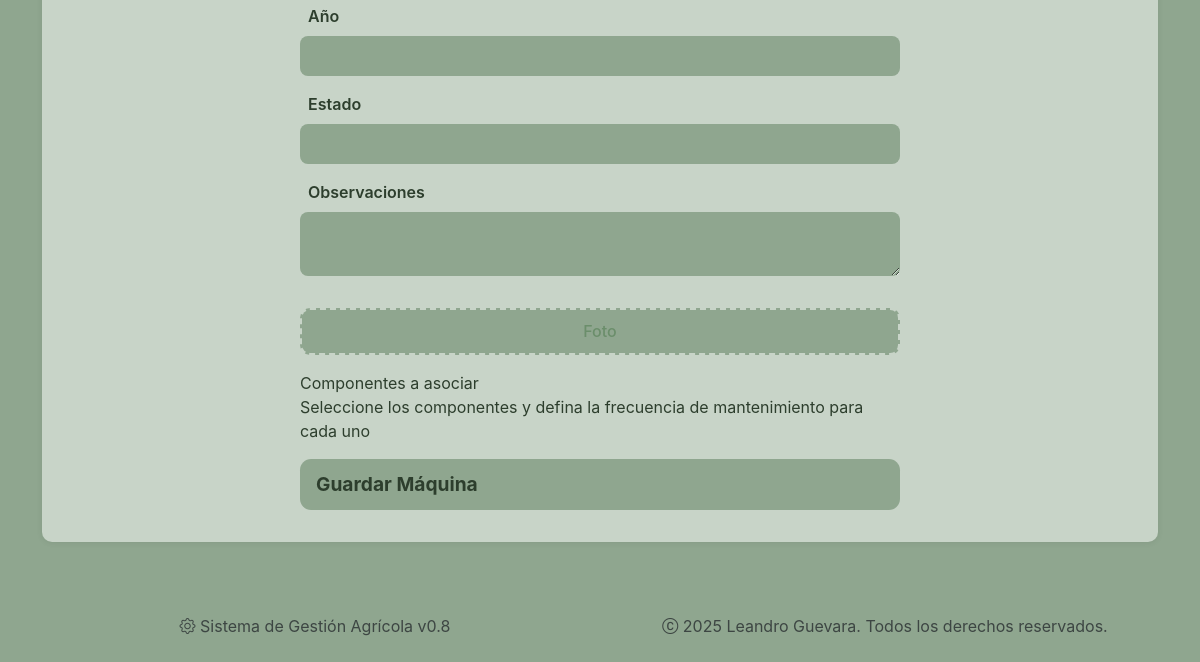
The app's page /maquina/agregar (lower part), older data.
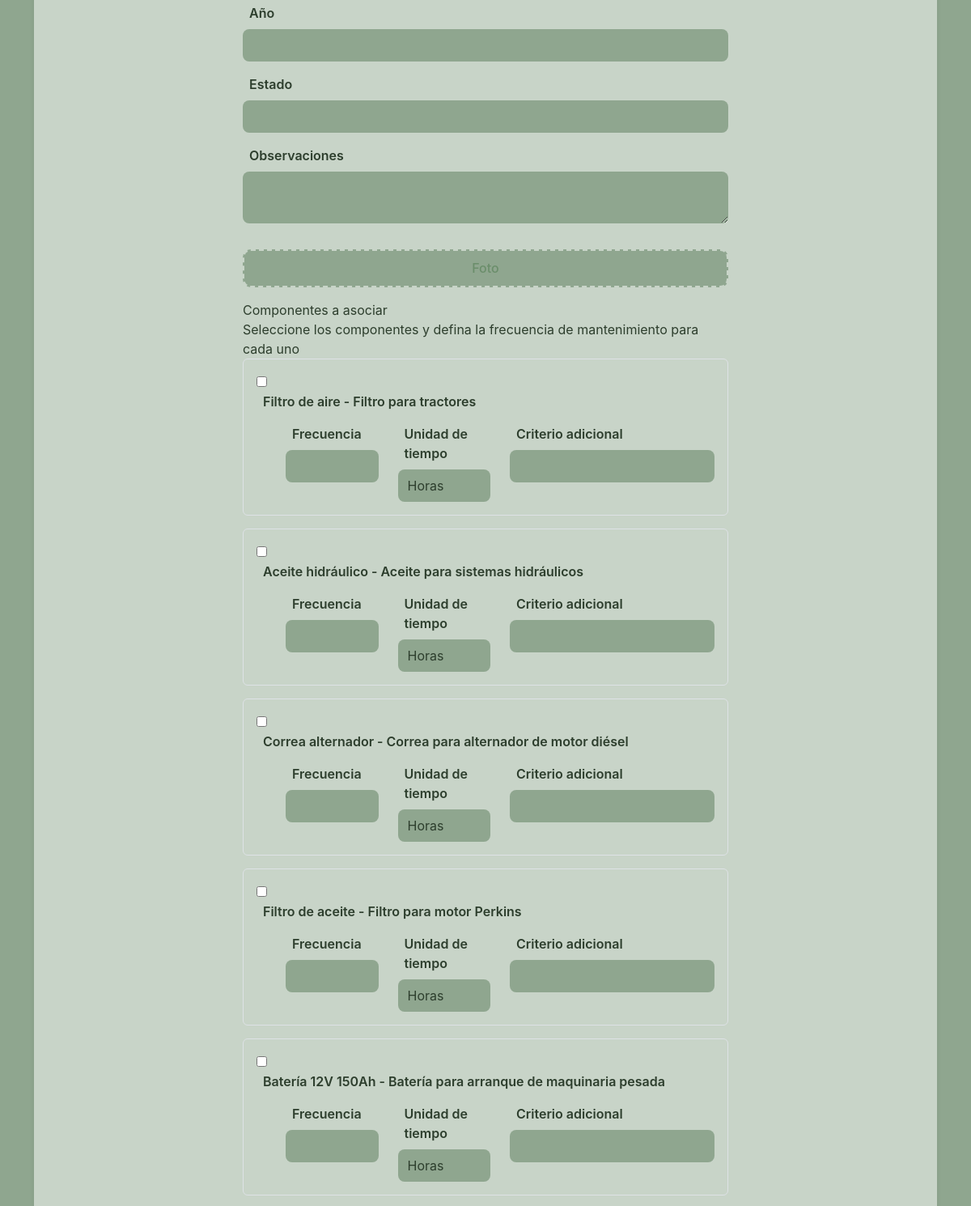
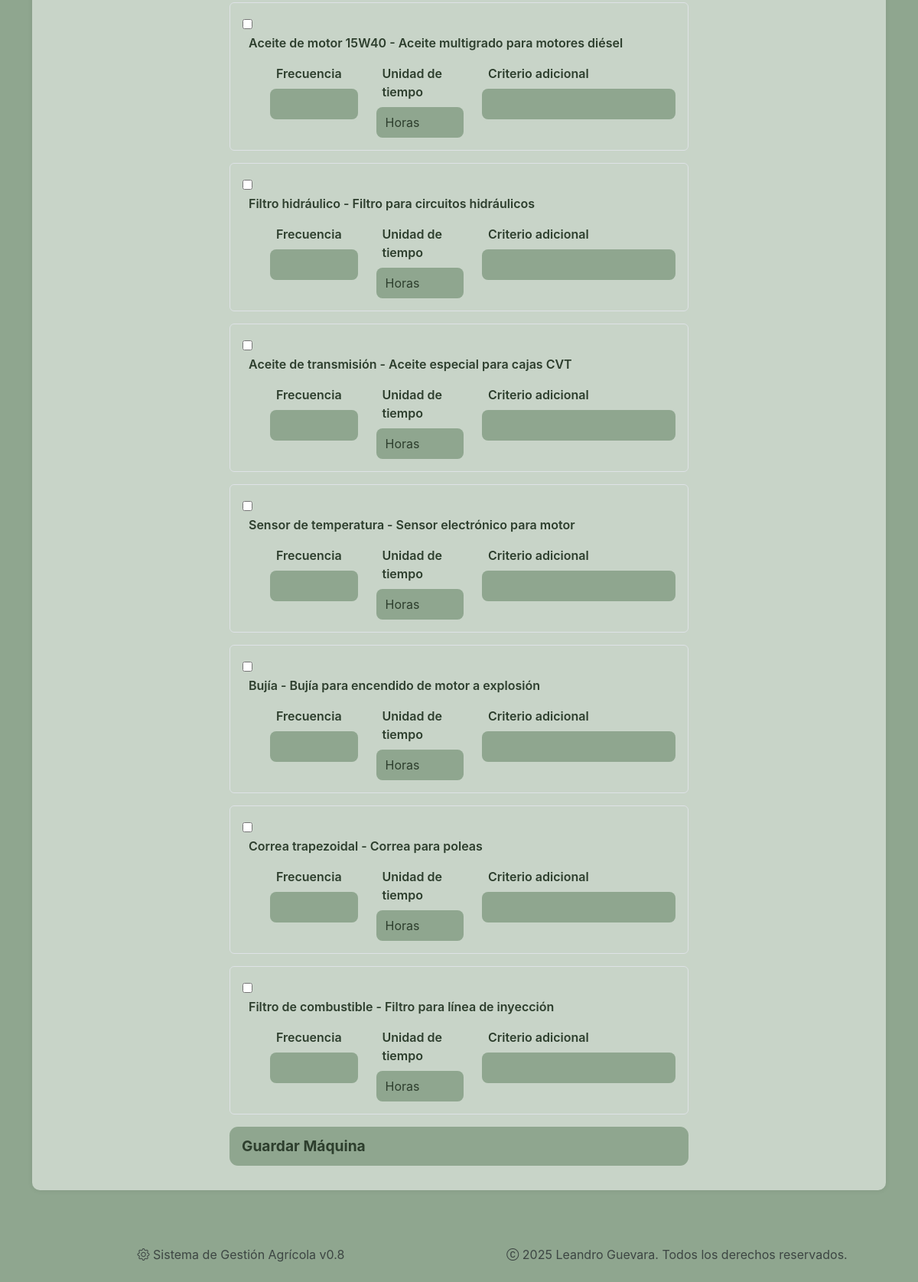
The same page, newer data (2 pictures, top to bottom).
### tables this page shows
CREATE TABLE componentes (
        ID INTEGER PRIMARY KEY AUTOINCREMENT,
        ID_Componente TEXT UNIQUE,
        Nombre TEXT NOT NULL,
        Descripcion TEXT,
        Tipo TEXT,
        Foto TEXT,
        Marca TEXT,
        Modelo TEXT,
        Precio REAL
    );

### sistema_gestion_agricola/routes/maquinas.py (the view, shortened to what this page needs)
@maquinas_bp.route('/agregar', methods=['GET', 'POST'])
def agregar_maquina():
    from werkzeug.utils import secure_filename
    from flask import current_app
    import os
    conn = get_db_connection()
    componentes = conn.execute('SELECT * FROM componentes').fetchall()
    conn.close()
    return render_template('maquinas/agregar.html', componentes=componentes)

### sistema_gestion_agricola/utils/db.py (called while the page is built)
def get_db_connection():
    conn = sqlite3.connect('sistema_gestion_agricola.db', timeout=10)
    conn.row_factory = sqlite3.Row
    return conn

### sistema_gestion_agricola/templates/maquinas/agregar.html (shortened to what this page needs)
{% extends "base.html" %}
{% block content %}
<div class="page-wrapper">
    <div class="card-section">
        <form method="POST" enctype="multipart/form-data" class="needs-validation" novalidate>
            <div class="mb-3">
                <label for="anio" class="form-label">Año</label>
                <input type="number" name="anio" id="anio" class="form-control">
            </div>
            <div class="mb-3">
                <label for="estado" class="form-label">Estado</label>
                <input type="text" name="estado" id="estado" class="form-control">
            </div>
            <div class="mb-3">
                <label for="observaciones" class="form-label">Observaciones</label>
                <textarea name="observaciones" id="observaciones" class="form-control"></textarea>
            </div>
            <div class="mb-3 custom-file-upload">
                <label for="foto" class="upload-label">Foto
                </label>
            </div>
            <h4>Componentes a asociar</h4>
            <p>Seleccione los componentes y defina la frecuencia de mantenimiento para cada uno</p>
            {% for c in componentes %}
            <div class="border rounded p-2 mb-2">
                <input type="checkbox" id="comp_{{ c.ID_Componente }}" name="componentes_seleccionados" value="{{ c.ID_Componente }}">
                <label for="comp_{{ c.ID_Componente }}"><strong>{{ c.Nombre }}</strong> - {{ c.Descripcion }}</label>
                <div class="row mt-2 ms-4">
                    <div class="col-md-3">
                        <label for="frecuencia_{{ c.ID_Componente }}" class="form-label">Frecuencia</label>
                        <input type="number" name="frecuencia_{{ c.ID_Componente }}" id="frecuencia_{{ c.ID_Componente }}" class="form-control" min="1">
                    </div>
                    <div class="col-md-3">
                        <label for="unidad_{{ c.ID_Componente }}" class="form-label">Unidad de tiempo</label>
                        <select name="unidad_{{ c.ID_Componente }}" id="unidad_{{ c.ID_Componente }}" class="form-select">
                            <option value="horas">Horas</option>
                        </select>
                    </div>
                    <div class="col-md-6">
                        <label for="criterio_{{ c.ID_Componente }}" class="form-label">Criterio adicional</label>
                        <input type="text" name="criterio_{{ c.ID_Componente }}" id="criterio_{{ c.ID_Componente }}" class="form-control">
                    </div>
                </div>
            </div>
            {% endfor %}
            <button type="submit" class="btn btn-outline-secondary mt-3">Guardar Máquina</button>
        </form>
    </div>
</div>
{% endblock %}

Row changes from the older to the newer data that the page shows:
added componentes: Nombre "Filtro de aire", Descripcion "Filtro para tractores", ID_Componente "Horas"
added componentes: Nombre "Aceite hidráulico", Descripcion "Aceite para sistemas hidráulicos", ID_Componente "Horas"
added componentes: Nombre "Correa alternador", Descripcion "Correa para alternador de motor diésel", ID_Componente "Horas"
added componentes: Nombre "Filtro de aceite", Descripcion "Filtro para motor Perkins", ID_Componente "Horas"
added componentes: Nombre "Batería 12V 150Ah", Descripcion "Batería para arranque de maquinaria pesada", ID_Componente "Horas"
added componentes: Nombre "Aceite de motor 15W40", Descripcion "Aceite multigrado para motores diésel", ID_Componente "Horas"
added componentes: Nombre "Filtro hidráulico", Descripcion "Filtro para circuitos hidráulicos", ID_Componente "Horas"
added componentes: Nombre "Aceite de transmisión", Descripcion "Aceite especial para cajas CVT", ID_Componente "Horas"
added componentes: Nombre "Sensor de temperatura", Descripcion "Sensor electrónico para motor", ID_Componente "Horas"
added componentes: Nombre "Bujía", Descripcion "Bujía para encendido de motor a explosión", ID_Componente "Horas"
added componentes: Nombre "Correa trapezoidal", Descripcion "Correa para poleas", ID_Componente "Horas"
added componentes: Nombre "Filtro de combustible", Descripcion "Filtro para línea de inyección", ID_Componente "Horas"
